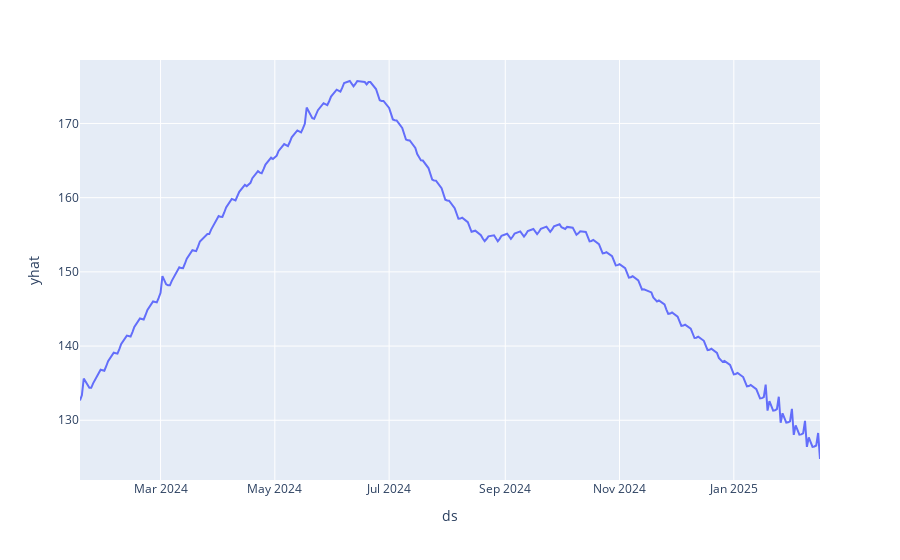

The notebook cell saved with this chart:
### Code cell
px.line(forecast, x='ds', y='yhat')

### Figure 1 — Plotly figure (JSON) as saved in the notebook; plotly's stock layout.template omitted (floating-point values rounded to 4 significant figures; data arrays with more than 128 entries replaced by an {"elided": "..."} marker saying what was removed)
{"data": [{"hovertemplate": "ds=%{x}<br>yhat=%{y}<extra></extra>", "legendgroup": "", "line": {"color": "#636efa", "dash": "solid"}, "marker": {"symbol": "circle"}, "mode": "lines", "name": "", "orientation": "v", "showlegend": false, "type": "scatter", "x": {"elided": "279 str values"}, "xaxis": "x", "y": {"elided": "279 float values"}, "yaxis": "y"}], "layout": {"legend": {"tracegroupgap": 0}, "margin": {"t": 60}, "xaxis": {"anchor": "y", "domain": [0, 1], "title": {"text": "ds"}}, "yaxis": {"anchor": "x", "domain": [0, 1], "title": {"text": "yhat"}}}}
